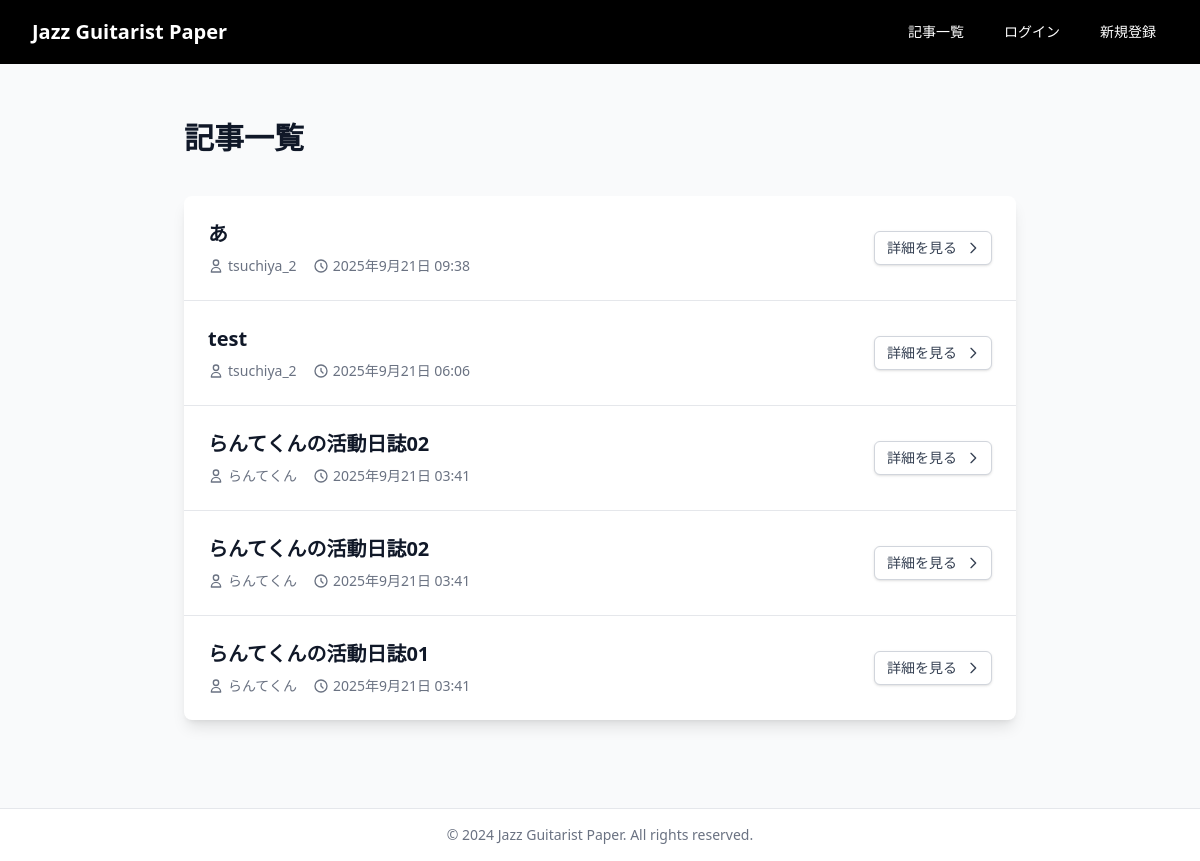
The app's page /articles/ with its own data.
### articles/models.py (models this page shows, shortened)
class Article(models.Model):
    author = models.ForeignKey(
        User,
        on_delete=models.CASCADE,
        verbose_name="投稿者"
    )
    title = models.CharField(
        max_length=200,
        verbose_name="タイトル"
    )
    content = models.TextField(
        verbose_name="内容"
    )
    created_at = models.DateTimeField(
        auto_now_add=True,
        verbose_name="作成日時"
    )
    updated_at = models.DateTimeField(
        auto_now=True,
        verbose_name="更新日時"
    )
    class Meta:
        ordering = ['-created_at']
        verbose_name = "記事"
        verbose_name_plural = "記事"

### accounts/models.py (models this page shows, shortened)
class User(AbstractUser):
    email = models.EmailField(_('email address'), unique=True)
    USERNAME_FIELD = 'email'
    REQUIRED_FIELDS = ['username']

### articles/views.py (the view)
# urls.py: path('', ArticleListView.as_view(), name='list'),
class ArticleListView(ListView):
    model = Article
    template_name = 'articles/list.html'
    context_object_name = 'articles'

### templates/articles/list.html (shortened to what this page needs)
{% extends 'base.html' %}
{% block content %}
<div class="max-w-4xl mx-auto py-8 px-4 sm:px-6 lg:px-8">
    <div class="mb-8 flex items-center justify-between">
        <h1 class="text-3xl font-bold text-gray-900 mb-2">記事一覧</h1>
    </div>
    {% if articles %}
        <div class="bg-white shadow-lg rounded-lg overflow-hidden">
            <div class="divide-y divide-gray-200">
                {% for article in articles %}
                    <div class="p-6 hover:bg-gray-50 transition-colors duration-200">
                        <div class="flex items-center justify-between">
                            <div class="flex-1">
                                <h3 class="text-xl font-semibold text-gray-900 mb-2">
                                    <a href="{% url 'articles:detail' article.pk %}" class="hover:text-blue-600 transition-colors duration-200">
                                        {{ article.title }}
                                    </a>
                                </h3>
                                <div class="flex items-center space-x-4 text-sm text-gray-500">
                                    <div class="flex items-center">
                                        <svg class="w-4 h-4 mr-1" fill="none" stroke="currentColor" viewBox="0 0 24 24">
                                            <path stroke-linecap="round" stroke-linejoin="round" stroke-width="2" d="M16 7a4 4 0 11-8 0 4 4 0 018 0zM12 14a7 7 0 00-7 7h14a7 7 0 00-7-7z"/>
                                        </svg>
                                        <span>{{ article.author.username }}</span>
                                    </div>
                                    <div class="flex items-center">
                                        <svg class="w-4 h-4 mr-1" fill="none" stroke="currentColor" viewBox="0 0 24 24">
                                            <path stroke-linecap="round" stroke-linejoin="round" stroke-width="2" d="M12 8v4l3 3m6-3a9 9 0 11-18 0 9 9 0 0118 0z"/>
                                        </svg>
                                        <span>{{ article.created_at|date:"Y年n月j日 H:i" }}</span>
                                    </div>
                                </div>
                            </div>
                            <div class="ml-4">
                                <a href="{% url 'articles:detail' article.pk %}" class="inline-flex items-center px-3 py-2 border border-gray-300 shadow-sm text-sm leading-4 font-medium rounded-md text-gray-700 bg-white hover:bg-gray-50 focus:outline-none focus:ring-2 focus:ring-offset-2 focus:ring-blue-500 transition-colors duration-200">
                                    詳細を見る
                                    <svg class="ml-2 -mr-0.5 h-4 w-4" fill="none" stroke="currentColor" viewBox="0 0 24 24">
                                        <path stroke-linecap="round" stroke-linejoin="round" stroke-width="2" d="M9 5l7 7-7 7"/>
                                    </svg>
                                </a>
                            </div>
                        </div>
                    </div>
                {% endfor %}
            </div>
        </div>
    {% endif %}
</div>
{% endblock %}

### records on screen
Article: title "あ", author.username "tsuchiya_2", created_at "2025年9月21日 09:38"
Article: title "test", author.username "tsuchiya_2", created_at "2025年9月21日 06:06"
Article: title "らんてくんの活動日誌02", author.username "らんてくん", created_at "2025年9月21日 03:41"
Article: title "らんてくんの活動日誌02", author.username "らんてくん", created_at "2025年9月21日 03:41"
Article: title "らんてくんの活動日誌01", author.username "らんてくん", created_at "2025年9月21日 03:41"
